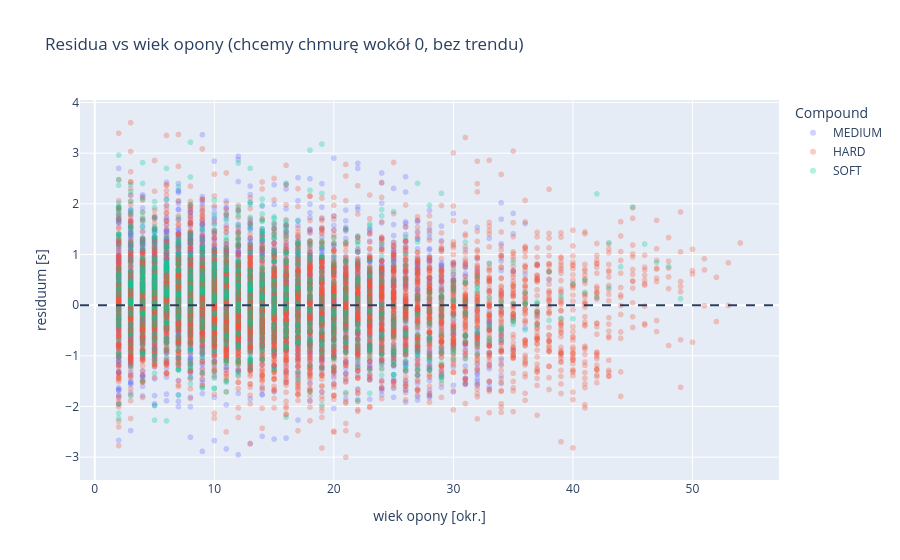

Notebook code cell kept with this figure:
### Markdown cell above
### Czy został jakiś wzorzec? Residua a wiek opony

Gdyby błąd rósł wraz z wiekiem opony, oznaczałoby to, że model nie uchwycił degradacji do końca. Chcemy zobaczyć chmurę wokół zera, bez wyraźnego trendu.

### Code cell
fig = px.scatter(reg, x='TyreLife', y='residual', color='Compound', opacity=0.3,
                 title='Residua vs wiek opony (chcemy chmurę wokół 0, bez trendu)',
                 labels={'TyreLife': 'wiek opony [okr.]', 'residual': 'residuum [s]'})
fig.add_hline(y=0, line_dash='dash')
fig.show()

### Figure 1 — Plotly figure (JSON) as saved in the notebook; plotly's stock layout.template omitted (floating-point values rounded to 4 significant figures; data arrays with more than 128 entries replaced by an {"elided": "..."} marker saying what was removed)
{"data": [{"hovertemplate": "Compound=MEDIUM<br>wiek opony [okr.]=%{x}<br>residuum [s]=%{y}<extra></extra>", "legendgroup": "MEDIUM", "marker": {"color": "#636efa", "opacity": 0.3, "symbol": "circle"}, "mode": "markers", "name": "MEDIUM", "showlegend": true, "type": "scattergl", "x": {"elided": "3624 float values"}, "xaxis": "x", "y": {"elided": "3624 float values"}, "yaxis": "y"}, {"hovertemplate": "Compound=HARD<br>wiek opony [okr.]=%{x}<br>residuum [s]=%{y}<extra></extra>", "legendgroup": "HARD", "marker": {"color": "#EF553B", "opacity": 0.3, "symbol": "circle"}, "mode": "markers", "name": "HARD", "showlegend": true, "type": "scattergl", "x": {"elided": "5728 float values"}, "xaxis": "x", "y": {"elided": "5728 float values"}, "yaxis": "y"}, {"hovertemplate": "Compound=SOFT<br>wiek opony [okr.]=%{x}<br>residuum [s]=%{y}<extra></extra>", "legendgroup": "SOFT", "marker": {"color": "#00cc96", "opacity": 0.3, "symbol": "circle"}, "mode": "markers", "name": "SOFT", "showlegend": true, "type": "scattergl", "x": {"elided": "1125 float values"}, "xaxis": "x", "y": {"elided": "1125 float values"}, "yaxis": "y"}], "layout": {"legend": {"title": {"text": "Compound"}, "tracegroupgap": 0}, "shapes": [{"line": {"dash": "dash"}, "type": "line", "x0": 0, "x1": 1, "xref": "x domain", "y0": 0, "y1": 0, "yref": "y"}], "title": {"text": "Residua vs wiek opony (chcemy chmurę wokół 0, bez trendu)"}, "xaxis": {"anchor": "y", "domain": [0.0, 1.0], "title": {"text": "wiek opony [okr.]"}}, "yaxis": {"anchor": "x", "domain": [0.0, 1.0], "title": {"text": "residuum [s]"}}}}
